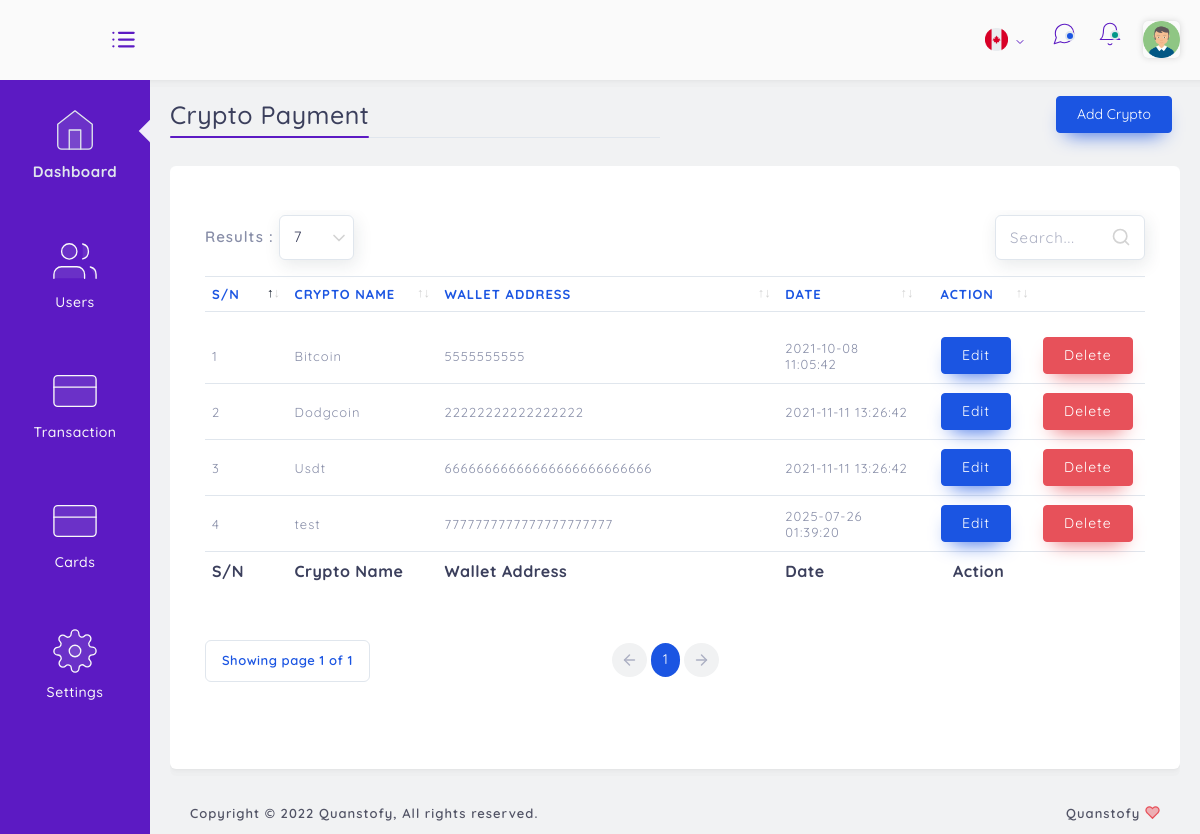
/admin/deposit/index2.php (signed in), run on the app's committed database.
### tables this page shows
CREATE TABLE `payment_details_crypto` (
  `id` int(11) NOT NULL,
  `name` varchar(255) NOT NULL,
  `address` varchar(255) NOT NULL,
  `date` varchar(255) NOT NULL
);

### server/connection.php (called while the page is built, shortened)
<?php
$sitename = "Quanstofy";
?>

### admin/deposit/index2.php (the view, shortened to what this page needs)
<?php
    include('../../server/connection.php');
    include('../../server/authorization/admin/index.php');
?>
<html lang="en" class="">
<head>
    <link href="../source/assets/css/loader.css" rel="stylesheet" type="text/css">
    <link href="../source/bootstrap/css/bootstrap.min.css" rel="stylesheet" type="text/css">
    <link href="../source/assets/css/plugins.css" rel="stylesheet" type="text/css">
    <link href="../source/assets/css/structure.css" rel="stylesheet" type="text/css" class="structure">
    <link href="../source/plugins/apex/apexcharts.css" rel="stylesheet" type="text/css">
    <link href="../source/assets/css/dashboard/dash_1.css" rel="stylesheet" type="text/css" class="dashboard-analytics">
    <link rel="stylesheet" type="text/css" href="../source/plugins/dropify/dropify.min.css">
    <link href="../source/assets/css/users/account-setting.css" rel="stylesheet" type="text/css">
    <link href="../source/assets/css/components/custom-modal.css" rel="stylesheet" type="text/css">
    <link rel="stylesheet" type="text/css" href="../source/plugins/select2/select2.min.css">
    <link rel="stylesheet" type="text/css" href="../source/plugins/table/datatable/datatables.css">
    <link rel="stylesheet" type="text/css" href="../source/assets/css/forms/switches.css">
    <link rel="stylesheet" type="text/css" href="../source/plugins/table/datatable/dt-global_style.css">
    <link rel="stylesheet" href="../assets/css/card/displayCard.css">
    <link href="../source/plugins/sweetalerts/sweetalert2.min.css" rel="stylesheet" type="text/css">
    <link href="../source/plugins/sweetalerts/sweetalert.css" rel="stylesheet" type="text/css">
    <link href="../source/assets/css/components/custom-sweetalert.css" rel="stylesheet" type="text/css">
    <link href="https://cdnjs.cloudflare.com/ajax/libs/toastr.js/latest/toastr.min.css" rel="stylesheet" />
</head>
<body class="dashboard-analytics">
    <?php include("../includes/navbar.php")  ?>
    <div class="main-container" id="container">
        <?php include("../includes/sidebar.php")  ?>
        <div id="content" class="main-content">
            <div class="layout-px-spacing">
                <div class="row">
                    <div class="col-md-6">
                        <div class="page-header">
                            <div class="page-title">
                                <h3>Crypto Payment</h3>
                            </div>
                        </div>
                    </div>
                    <div class="col-md-6 mt-3">
                        <button type="button" class="btn btn-primary mb-2 mr-2" data-toggle="modal"
                            data-target="#exampleModal" style="float:right">
                            Add Crypto
                        </button>
                    </div>
                </div>
                <div class="row layout-top-spacing" id="cancel-row">
                    <div class="col-xl-12 col-lg-12 col-sm-12  layout-spacing">
                        <div class="widget-content widget-content-area br-6">
                            <div class="table-responsive mb-4 mt-4">
                                <div id="default-ordering_wrapper"
                                    class="dataTables_wrapper container-fluid dt-bootstrap4">
                                    <div class="row">
                                        <div class="col-sm-12 col-md-6">
                                            <div class="dataTables_length" id="default-ordering_length"><label>Results :
                                                    <select name="default-ordering_length"
                                                        aria-controls="default-ordering" class="form-control">
                                                        <option value="7">7</option>
                                                    </select></label></div>
                                        </div>
                                        <div class="col-sm-12 col-md-6">
                                            <div id="default-ordering_filter" class="dataTables_filter"><label><svg
                                                        xmlns="http://www.w3.org/2000/svg" width="24" height="24"
                                                        viewBox="0 0 24 24" fill="none" stroke="currentColor"
                                                        stroke-width="2" stroke-linecap="round" stroke-linejoin="round"
                                                        class="feather feather-search">
                                                        <circle cx="11" cy="11" r="8"></circle>
                                                        <line x1="21" y1="21" x2="16.65" y2="16.65"></line>
                                                    </svg><input type="search" class="form-control"
                                                        placeholder="Search..."
                                                        aria-controls="default-ordering"></label></div>
                                        </div>
                                    </div>
                                    <div class="row">
                                        <div class="col-sm-12">
                                            <table id="default-ordering" class="table table-hover dataTable"
                                                style="width: 100%;" role="grid"
                                                aria-describedby="default-ordering_info">
                                                <thead>
                                                    <tr role="row">
                                                        <th class="sorting_asc" tabindex="0"
                                                            aria-controls="default-ordering" rowspan="1" colspan="1"
                                                            aria-sort="ascending"
                                                            aria-label="S/N: activate to sort column descending"
                                                            style="width: 69px;">S/N</th>
                                                        <th class="sorting" tabindex="0"
                                                            aria-controls="default-ordering" rowspan="1" colspan="1"
                                                            aria-label="Crypto Name: activate to sort column ascending"
                                                            style="width: 188px;">Crypto Name</th>
                                                        <th class="sorting" tabindex="0"
                                                            aria-controls="default-ordering" rowspan="1" colspan="1"
                                                            aria-label="Wallet Address: activate to sort column ascending"
                                                            style="width: 461px;">Wallet Address</th>
                                                        <th class="sorting" tabindex="0"
                                                            aria-controls="default-ordering" rowspan="1" colspan="1"
                                                            aria-label="Date: activate to sort column ascending"
                                                            style="width: 197px;">Date</th>
                                                        <th class="text-center dt-no-sorting sorting" tabindex="0"
                                                            aria-controls="default-ordering" rowspan="1" colspan="1"
                                                            aria-label="Action: activate to sort column ascending"
                                                            style="width: 111px;">Action</th>
                                                    </tr>
                                                </thead>
                                                <tbody>
                                                    <?php
                                                        $stmp = $connection->query("SELECT * FROM payment_details_crypto");
                                                        $result = mysqli_fetch_all($stmp, MYSQLI_ASSOC);
                                                        $count = 1;
                                                        foreach ($result as $row) {
                                                            echo '<tr role="row">
                                                                    <td class="sorting_1">' . $count . '</td>
                                                                    <td>' . htmlspecialchars($row['name']) . '</td>
                                                                    <td>' . htmlspecialchars($row['address']) . '</td>
                                                                    <td>' . htmlspecialchars($row['date']) . '</td>
                                                                    <td class="text-center">
                                                                        <a class="btn btn-primary edit-crypto"
                                                                           data-name="' . htmlspecialchars($row['name']) . '"
                                                                           data-wallet-address="' . htmlspecialchars($row['address']) . '"
                                                                           data-id="' . $row['id'] . '">Edit</a>
                                                                    </td>
                                                                    <td>
                                                                        <a href="?del=' . $row['id'] . '" class="btn btn-danger delete-crypto">Delete</a>
                                                                    </td>
                                                                </tr>';
                                                            $count++;
                                                        }
                                                    ?>
                                                </tbody>
                                                <tfoot>
                                                    <tr>
                                                        <th rowspan="1" colspan="1">S/N</th>
                                                        <th rowspan="1" colspan="1">Crypto Name</th>
                                                        <th rowspan="1" colspan="1">Wallet Address</th>
                                                        <th rowspan="1" colspan="1">Date</th>
                                                        <th class="text-center dt-no-sorting" rowspan="1" colspan="1">
                                                            Action</th>
                                                    </tr>
                                                </tfoot>
                                            </table>
                                        </div>
                                    </div>
                                    <div class="row">
                                        <div class="col-sm-2 col-md-5">
                                            <div class="dataTables_info" id="default-ordering_info" role="status"
                                                aria-live="polite">Showing page 1 of 1</div>
                                        </div>
                                        <div class="col-sm-12 col-md-7">
                                            <div class="dataTables_paginate paging_simple_numbers"
                                                id="default-ordering_paginate">
                                                <ul class="pagination pagination-style-13 pagination-bordered mb-5">
                                                    <li class="paginate_button page-item previous disabled"
                                                        id="default-ordering_previous"><a href="#"
                                                            aria-controls="default-ordering" data-dt-idx="0"
                                                            tabindex="0" class="page-link"><svg
                                                                xmlns="http://www.w3.org/2000/svg" width="24"
                                                                height="24" viewBox="0 0 24 24" fill="none"
                                                                stroke="currentColor" stroke-width="2"
                                                                stroke-linecap="round" stroke-linejoin="round"
                                                                class="feather feather-arrow-left">
                                                                <line x1="19" y1="12" x2="5" y2="12"></line>
                                                                <polyline points="12 19 5 12 12 5"></polyline>
                                                            </svg></a></li>
                                                    <li class="paginate_button page-item active"><a href="#"
                                                            aria-controls="default-ordering" data-dt-idx="1"
                                                            tabindex="0" class="page-link">1</a></li>
                                                    <li class="paginate_button page-item next disabled"
                                                        id="default-ordering_next"><a href="#"
                                                            aria-controls="default-ordering" data-dt-idx="2"
                                                            tabindex="0" class="page-link"><svg
                                                                xmlns="http://www.w3.org/2000/svg" width="24"
                                                                height="24" viewBox="0 0 24 24" fill="none"
                                                                stroke="currentColor" stroke-width="2"
                                                                stroke-linecap="round" stroke-linejoin="round"
                                                                class="feather feather-arrow-right">
                                                                <line x1="5" y1="12" x2="19" y2="12"></line>
                                                                <polyline points="12 5 19 12 12 19"></polyline>
                                                            </svg></a></li>
                                                </ul>
                                            </div>
                                        </div>
                                    </div>
                                </div>
                            </div>
                        </div>
                    </div>
                </div>
                <div class="footer-wrapper">
                    <div class="footer-section f-section-1">
                        <p class="">Copyright © 2022 <a target="_blank" href="/"><?php echo  $sitename ?></a>, All rights
                            reserved.</p>
                    </div>
                    <div class="footer-section f-section-2">
                        <p class=""><?php echo  $sitename ?> </p>
                    </div>
                </div>
            </div>
        </div>
    </div>
</body>
</html>

### data on the page
payment_details_crypto: name "Bitcoin", address "5555555555", date "2021-10-08 11:05:42"
payment_details_crypto: name "Dodgcoin", address "22222222222222222", date "2021-11-11 13:26:42"
payment_details_crypto: name "Usdt", address "66666666666666666666666666", date "2021-11-11 13:26:42"
payment_details_crypto: name "test", address "7777777777777777777777", date "2025-07-26 01:39:20"

### other printed values
$sitename "Quanstofy"
